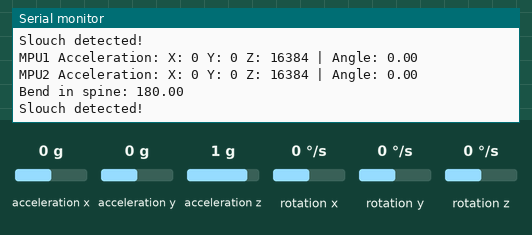
A sketch run on a simulated ESP32. Parts: the last lines printed to the serial monitor. The inputs (shaded band) are chosen by the test bench; at power-on: acceleration x 0 g, acceleration y 0 g, acceleration z 1 g, rotation x 0 °/s, rotation y 0 °/s, rotation z 0 °/s. Nothing arrives over Bluetooth unless stated.

Above: at 1.2 s.
1.3 s: acceleration x set to 0.8 g
At 2.3 s:
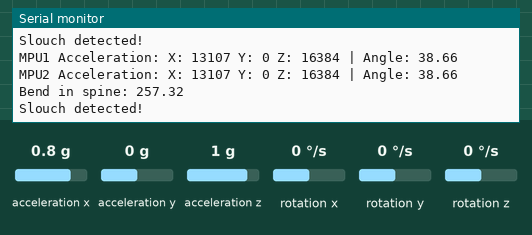
4.3 s: acceleration y set to -1.4 g
At 5.3 s:
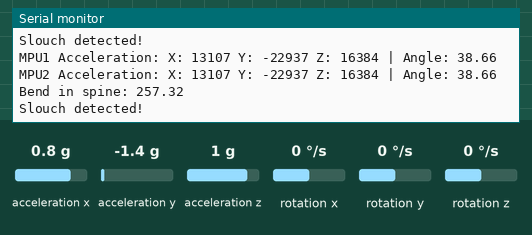
7.3 s: acceleration z set to -1.4 g
At 8.4 s:
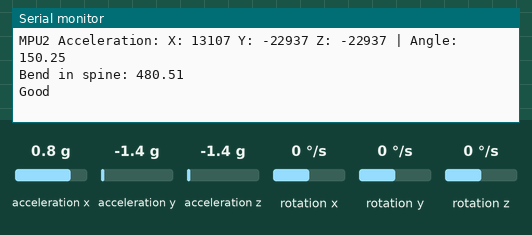
Timing chart, 0 to 10.3 s (numbered marks = the images above; inputs shaded):
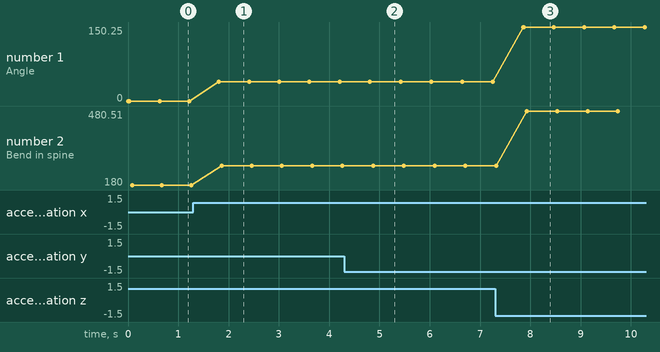

The sketch:

SlouchX.ino
```cpp
#include <Wire.h>
#include <MPU6050.h>
#include <BluetoothSerial.h>

MPU6050 mpu1(0x68);  // Default I2C address
MPU6050 mpu2(0x69);  // Alternate I2C address

BluetoothSerial SerialBT;

void setup() {
  Serial.begin(9600);
  SerialBT.begin("SlouchDetector"); // Bluetooth name

  Wire.begin();

  // Initialize MPU6050 sensors
  mpu1.initialize();
  mpu2.initialize();

  // Inform user that Bluetooth is ready
  Serial.println("Bluetooth device is ready to pair");
}
int slouch =0;
void loop() {
  // Wait for a connection
  if (SerialBT.hasClient()) {
    // Variables to store raw accelerometer data
    int16_t ax1, ay1, az1;
    int16_t ax2, ay2, az2;

    // Read MPU6050 sensor data
    mpu1.getAcceleration(&ax1, &ay1, &az1);
    mpu2.getAcceleration(&ax2, &ay2, &az2);

    // Calculate angles (pitch)
    float angle1 = atan2(ax1, az1) * 180 / M_PI;
    float angle2 = atan2(ax2, az2) * 180 / M_PI;

    // Print sensor data and angles to Serial Monitor and Bluetooth
    String data1 = "MPU1 Acceleration: X: " + String(ax1) + " Y: " + String(ay1) + " Z: " + String(az1) + " | Angle: " + String(angle1);
    String data2 = "MPU2 Acceleration: X: " + String(ax2) + " Y: " + String(ay2) + " Z: " + String(az2) + " | Angle: " + String(angle2);

    Serial.println(data1);
    Serial.println(data2);

//    SerialBT.println(data1);
//    SerialBT.println(data2);

    // Calculate bend in spine and send it
    float spineBend = 360 - ((360 - 2 * (angle1 + angle2)) / 2);
    Serial.print("Bend in spine: ");
    Serial.println(spineBend);

//    SerialBT.print("Bend in spine: ");
    SerialBT.print(spineBend);
    SerialBT.print(";");

    // Check if slouched and send alert
    if (angle1 < 90 || angle2 < -90) {
      slouch=1;
      Serial.println("Slouch detected!");
    } else {
//      SerialBT.println("Good");
      Serial.println("Good");
      slouch=0;
    }
    SerialBT.print(slouch);
    SerialBT.print(";");
    delay(500);
  }
}
```

Measured:
- after the input at 1.3 s, the serial monitor: prints a new line after 0.51 s (image 1)
- after the input at 4.3 s, the serial monitor: prints a new line after 0.51 s (image 2)
- after the input at 7.3 s, the serial monitor: prints a new line after 0.56 s (image 3)
- plotted number 1: 0 → 38.66 after the input at 1.3 s, 38.66 → 150.25 after the input at 7.3 s
- plotted number 2: 180 → 257.32 after the input at 1.3 s, 257.32 → 480.51 after the input at 7.3 s
